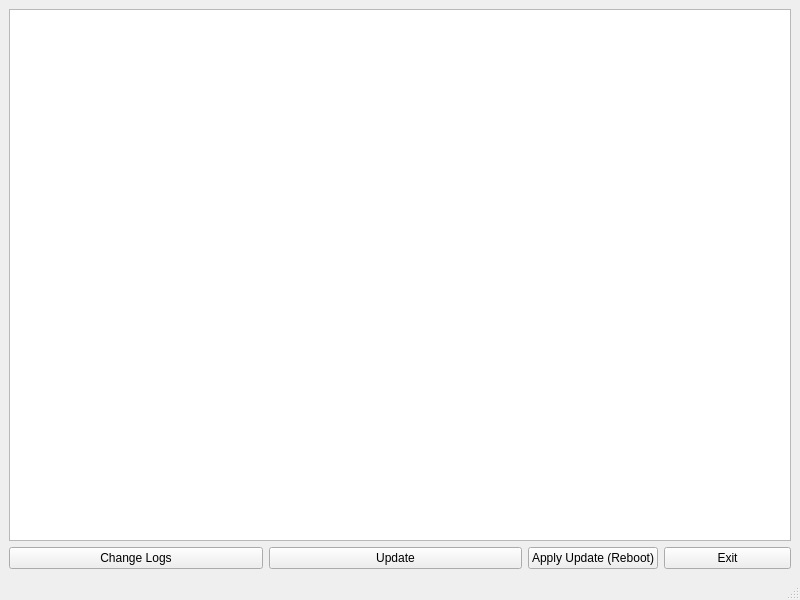
<?xml version="1.0" encoding="UTF-8"?>
<ui version="4.0">
 <class>MainWindow</class>
 <widget class="QMainWindow" name="MainWindow">
  <property name="geometry">
   <rect>
    <x>0</x>
    <y>0</y>
    <width>800</width>
    <height>600</height>
   </rect>
  </property>
  <property name="windowTitle">
   <string>MainWindow</string>
  </property>
  <widget class="QWidget" name="centralwidget">
   <layout class="QVBoxLayout" name="verticalLayout">
    <item>
     <widget class="QTextBrowser" name="text"/>
    </item>
    <item>
     <layout class="QHBoxLayout" name="horizontalLayout">
      <item>
       <widget class="QPushButton" name="change_logs">
        <property name="sizePolicy">
         <sizepolicy hsizetype="Minimum" vsizetype="Fixed">
          <horstretch>2</horstretch>
          <verstretch>0</verstretch>
         </sizepolicy>
        </property>
        <property name="text">
         <string>Change Logs</string>
        </property>
       </widget>
      </item>
      <item>
       <widget class="QPushButton" name="update">
        <property name="sizePolicy">
         <sizepolicy hsizetype="Minimum" vsizetype="Fixed">
          <horstretch>2</horstretch>
          <verstretch>0</verstretch>
         </sizepolicy>
        </property>
        <property name="text">
         <string>Update</string>
        </property>
       </widget>
      </item>
      <item>
       <widget class="QPushButton" name="reboot">
        <property name="sizePolicy">
         <sizepolicy hsizetype="Minimum" vsizetype="Fixed">
          <horstretch>1</horstretch>
          <verstretch>0</verstretch>
         </sizepolicy>
        </property>
        <property name="text">
         <string>Apply Update (Reboot)</string>
        </property>
       </widget>
      </item>
      <item>
       <widget class="QPushButton" name="exit">
        <property name="sizePolicy">
         <sizepolicy hsizetype="Minimum" vsizetype="Fixed">
          <horstretch>1</horstretch>
          <verstretch>0</verstretch>
         </sizepolicy>
        </property>
        <property name="text">
         <string>Exit</string>
        </property>
       </widget>
      </item>
     </layout>
    </item>
   </layout>
  </widget>
  <widget class="QStatusBar" name="statusbar"/>
 </widget>
 <resources/>
 <connections/>
</ui>
